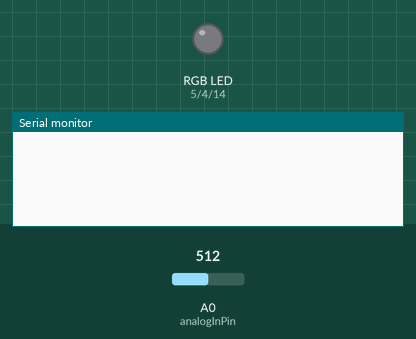
Recording of a sketch running on a simulated ESP8266 (NodeMCU). Parts: an RGB LED mixed from three pins (HIGH = lit), the last lines printed to the serial monitor. The inputs (shaded band) are chosen by the test bench; at power-on: A0 (analogInPin) = 512. WiFi joins after 1.5 s; servers stay silent unless stated.

Above: at 0.1 s.
2.8 s: A0 (analogInPin) set to 124
At 3.5 s:
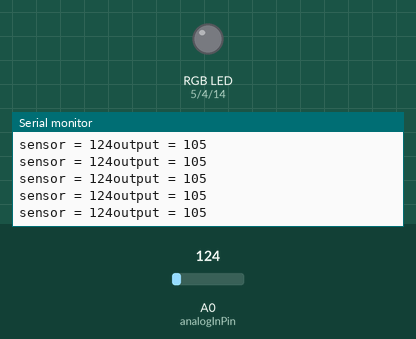
4.3 s: A0 (analogInPin) set to 107
At 4.8 s:
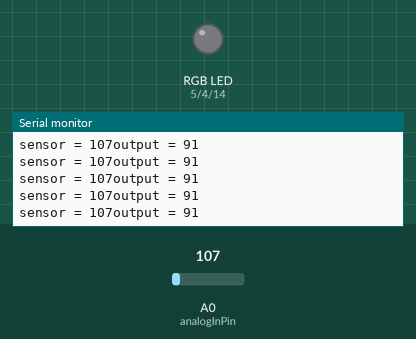
Timing chart, 0 to 7.0 s (numbered marks = the images above; inputs shaded):
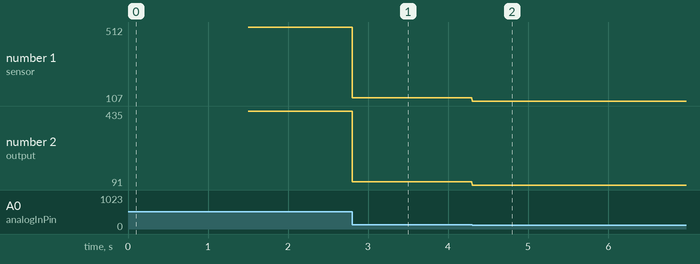

The sketch:

RGB_changer.ino
```cpp
#include <Wire.h>
#include <ESP8266WiFi.h>
#include <WiFiClient.h>
#include <ESP8266WebServer.h>
#include <ESP8266mDNS.h>

#define SSID "GameNetwork"
#define PASS "805801805801"
ESP8266WebServer server(80);

const int led = BUILTIN_LED;
char led_status[200];       // status
char rBuf[50];
char gBuf[50];
char bBuf[50];              // RGB color value
String webSite;             // website in string

 // Analog input pin that the potentiometer is attached to

int sensorValue;        // value read from the pot
int outputValue;        // value output to the PWM (analog out)

unsigned long previousLED = 0;
unsigned long currentMillis = 0;
int LEDinterval =1000;
int iMode = 1;
bool turn;
int red_color,green_color,blue_color;
float red;
float green;
float blue;
#define analogInPin A0
#define LEDR 5
#define LEDG 4
#define LEDB 14

void buildWeb(){
    webSite += "<html>";
    webSite +="<head>\n";
    webSite +="<meta charset='UTF-8'/>\n";
    webSite +="<title>Form Control RGB_LED</title>\n";
    webSite +="<script src=\"https://ajax.googleapis.com/ajax/libs/jquery/1.11.3/jquery.min.js\"></script>";
    webSite +="<script>";
    webSite +="$(document).ready(function(){";
    webSite +="$(\"[type = range]\").change(function(){";
    webSite +="var redval = $(\"#red\").val();";
    webSite +="$(\"#red-text\").text(redval);";
    webSite +="var greenval = $(\"#green\").val();";
    webSite +="$(\"#green-text\").text(greenval);";
    webSite +="var blueval = $(\"#blue\").val();";
    webSite +="$(\"#blue-text\").text(blueval);";
    webSite +="});";
    webSite +="});";
    webSite +="</script>";
    webSite +="</head>\n";
    webSite += "<body style=background-color:#000000;>";
    webSite +="<div style=width:100vw;>";
    webSite +="<img src=\"http://i.imgur.com/REhfeJ1.gif\" style=width:40vw;>";
    webSite +="<img src=\"http://i.imgur.com/ldoeVrU.gif\" style=width:50vw;></div>\n";
    webSite += "<h1 style=color:#bce9e7;margin-left:30vw;>RGB LED Control form</h1>";
    webSite +="<p id=\"ledstatus\" style=font-family:Verdana;color:#ffffff;margin-left:30vw;>You can select a LED status ...</p>\n";
    webSite += "<form action=\"/form_mode\"　style=font-family:Verdana;color:#ffffff;margin-left:30vw;>";
    webSite += "<input type=\"radio\" id=\"normal\" name=\"Mode\" value=\"normal\"><label for=\"on\"> LED single  </label>\n";
    webSite += "<br>";
    webSite += "<input type=\"radio\" id\"twinkle\" name=\"Mode\" value=\"twinkle\"><label for=\"on\"> LED twinkle  </label>\n";
    webSite += "<br>";
    webSite += "<input type=\"radio\" id=\"colorful\" name=\"Mode\" value=\"colorful\"><label for=\"on\"> LED colorful  </label>\n";
    webSite += "<p>Red Color : <span id = \"red-text\">0</span></p>";
    webSite += "<input type=\"range\" id=\"red\" name=\"R-led\" min=\"0\" max=\"255\" value=\"0\">";
    webSite += "<p>Green Color : <span id = \"green-text\">0</span></p>";
    webSite += "<input type=\"range\" id=\"green\" name=\"G-led\" min=\"0\" max=\"255\" value=\"0\">";
    webSite += "<p>Blue Color : <span id = \"blue-text\">0</span></p>";
    webSite += "<input type=\"range\" id=\"blue\" name=\"B-led\" min=\"0\" max=\"255\" value=\"0\" ><br><br>";
    webSite += "<input type=\"submit\" value=\"submit\" style=background-color:#f5f5f5; color:#323233; border-radius:5px; border-color:#D4D4D4;></form>";
    webSite += "</html>";
}

void handleRoot(){
    server.send(200,"text/html",webSite);
}

void ColorPicker(){          //get color
    red_color = server.arg("R-led").toInt();
    green_color = server.arg("G-led").toInt();
    blue_color = server.arg("B-led").toInt();
    red = (red_color)*(outputValue)/255;
    green = (green_color)*(outputValue)/255;
    blue = (blue_color)*(outputValue)/255;
    analogWrite(LEDR,red);
    analogWrite(LEDG,green);
    analogWrite(LEDB,blue);
    server.send(200,"text/html",webSite);
}

void turnoff(){       //off the light
    analogWrite(LEDR, LOW);
    analogWrite(LEDG, LOW);
    analogWrite(LEDB, LOW);
}

void colorchange(){          //make color change
    red_color = server.arg("R-led").toInt();
    green_color = server.arg("G-led").toInt();
    blue_color = server.arg("B-led").toInt();
        if(outputValue<85){      //rg change
           analogWrite(LEDR,green_color);
           analogWrite(LEDG,red_color);
           analogWrite(LEDB,blue_color);
          }
        else if((85<=outputValue)||(outputValue<170)){    //gb change
           analogWrite(LEDR,red_color);
           analogWrite(LEDG,blue_color);
           analogWrite(LEDB,green_color);
          }
        else {      //no change
           analogWrite(LEDR,red_color);
           analogWrite(LEDG,green_color);
           analogWrite(LEDB,blue_color);
        }
    server.send(200,"text/html",webSite);
}
void handleLEDStatus() {      //change mode
    if (server.arg("Mode") == "normal") {
        iMode = 1;
    }
    else if (server.arg("Mode") == "twinkle"){
        iMode = 2;
   }
    else if (server.arg("Mode") == "colorful"){
        iMode = 3;
    }
    server.send (200 , "text/html" ,webSite);
}

void handleNotFound(){
    server.send(404,"text/html","404 Error!");
}

void setup() {
    Serial.begin(115200);
    // put your setup code here, to run once:
    buildWeb();
    /*WiFi.softAP(ssid, password);
    IPAddress myIP = WiFi.softAPIP();*/

    /*while (WiFi.status() != WL_CONNECTED) {
        delay(500);
        Serial.print(".");
    }
*/
    WiFi.begin(SSID, PASS);

    while (WiFi.status() != WL_CONNECTED) {
        delay(500);
        Serial.print(".");
      }

    server.on("/",handleRoot);
    server.on("/form_mode",handleLEDStatus);
    server.onNotFound(handleNotFound);

    server.begin();
    Serial.println(WiFi.localIP());
}
void loop() {
    // put your main code here, to run repeatedly:
    server.handleClient();


    sensorValue = analogRead(analogInPin);
    // map it to the range of the analog out:
    outputValue = map(sensorValue, 0, 300, 0, 255);
    // change the analog out value:


    // print the results to the serial monitor:
    Serial.print("sensor = ");
    Serial.print(sensorValue);
    Serial.print("output = ");
    Serial.println(outputValue);

    if(iMode == 1){
       ColorPicker();
    }
    else if(iMode == 2){
      if(millis() - previousLED >= LEDinterval){
        if(!turn){
          ColorPicker();
          turn = true;
        }
        else if(turn){
          turnoff();
          turn = false;
        }
        previousLED = millis();
      }
    }
    else if(iMode == 3){
        colorchange();
    }

    // wait 2 milliseconds before the next loop
    // for the analog-to-digital converter to settle
    // after the last reading:

}
```

Measured:
- after the input at 2.8 s, the serial monitor: prints a new line at once (image 1)
- after the input at 4.3 s, the serial monitor: prints a new line at once (image 2)
- plotted number 1: 512 → 124 after the input at 2.8 s, 124 → 107 after the input at 4.3 s
- plotted number 2: 435 → 105 after the input at 2.8 s, 105 → 91 after the input at 4.3 s
